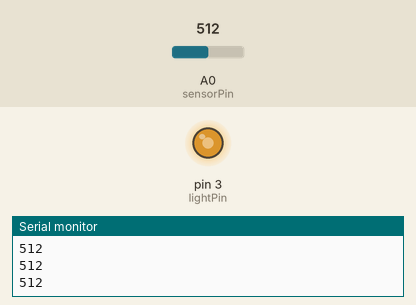
Simulated run of this sketch. Board: Arduino Uno, built with avr-gcc and run on an emulated ATmega328P. Shown: output pins drawn as LEDs (lit = HIGH), the last lines printed to the serial monitor. Inputs (shaded band) come from the test bench; at power-on: A0 (sensorPin) = 512.

Above: at 1.2 s.
1.3 s: A0 (sensorPin) set to 716
At 2.5 s:
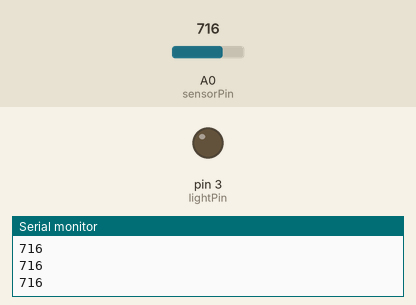
2.8 s: A0 (sensorPin) set to 633
4.3 s: A0 (sensorPin) set to 606
At 4.9 s:
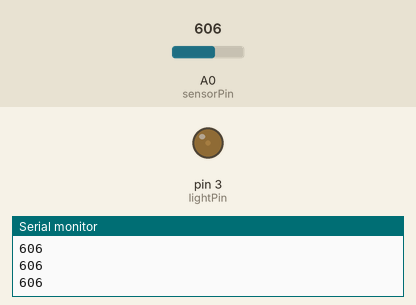
5.8 s: A0 (sensorPin) set to 306
At 6.1 s:
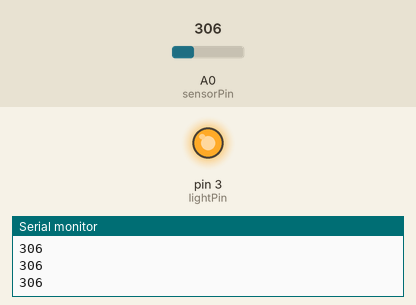
7.3 s: A0 (sensorPin) set to 900
At 8.3 s:
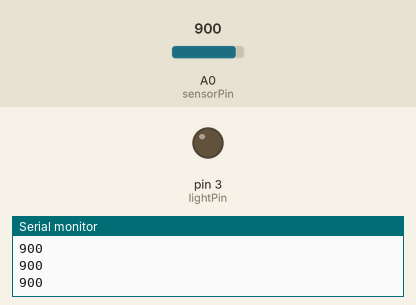
8.8 s: A0 (sensorPin) set to 122
At 9.6 s:
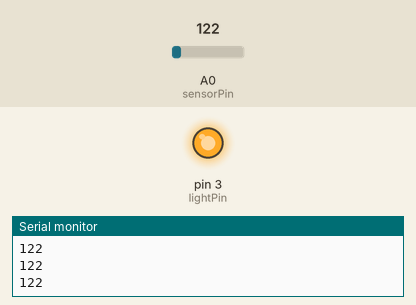
Timing chart, 0 to 11.3 s (numbered marks = the images above; inputs shaded):
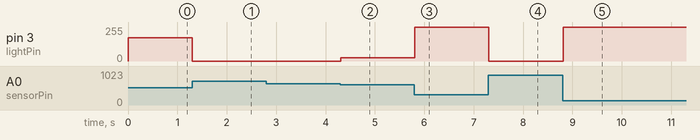

The sketch:

Dimmer_LED_With_Sensor.ino
```cpp
// Example: Dimmer LED with Sensor

int sensorPin = 0;   // Sensor connected to pin 0
int lightPin = 3;    // LED connected to pin 3

int darkest = 460;   // An analog value of darkness to change the LED value
int lightest = 620;  // An analog value of brightness to change the LED value


void setup() {
  Serial.begin(9600);         // Reset the Arduine to communitcate via USB

  pinMode(lightPin, OUTPUT);  // Set the LED (pin 3) to Output
}

void loop() {
  int sensorValue = analogRead(sensorPin);      // Read the value of the Light Sensor
  Serial.println(sensorValue);                  // Send the light sensor value back to the computer

  int brightness = setBrightness(sensorValue);  // Set the brightness from the sensor value
  analogWrite(lightPin, brightness);            // Write the brightness value to the LED
}

int setBrightness(int value) {                    // Create the function setBrightness from the
                                                  // sensor value and convert to digital output

  value = max(value, darkest);                    // Set the worth of value to the
                                                  // highest value within the brakets

  value = min(value, lightest);                   // Set the worth of value to the
                                                  // lowest value within the brakets

  value = map(value, darkest, lightest, 0, 255);  // Create a map to equate the sensor value
                                                  // to the range of values the LED can have

  value = 255 - value;                            // Change the LED value to the
                                                  // reverse of the sensor value

  return value;                                   // Send the value back out of this function
}
```

Measured:
- after the input at 1.3 s, pin 3 (lightPin): 173/255 → 0/255 at once
- after the input at 4.3 s, pin 3 (lightPin): 0/255 → 23/255 at once
- after the input at 5.8 s, pin 3 (lightPin): 23/255 → 255/255 at once
- after the input at 7.3 s, pin 3 (lightPin): 255/255 → 0/255 at once
- after the input at 8.8 s, pin 3 (lightPin): 0/255 → 255/255 at once
